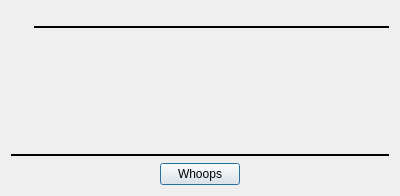
<?xml version="1.0" encoding="UTF-8"?>
<ui version="4.0">
 <class>PErrorDialog</class>
 <widget class="QDialog" name="PErrorDialog">
  <property name="geometry">
   <rect>
    <x>0</x>
    <y>0</y>
    <width>400</width>
    <height>196</height>
   </rect>
  </property>
  <property name="windowTitle">
   <string>Dialog</string>
  </property>
  <layout class="QVBoxLayout" name="verticalLayout_2">
   <item>
    <layout class="QHBoxLayout" name="horizontalLayout">
     <item>
      <widget class="QLabel" name="label">
       <property name="sizePolicy">
        <sizepolicy hsizetype="Fixed" vsizetype="Fixed">
         <horstretch>0</horstretch>
         <verstretch>0</verstretch>
        </sizepolicy>
       </property>
       <property name="font">
        <font>
         <pointsize>22</pointsize>
        </font>
       </property>
       <property name="text">
        <string>&lt;error type&gt;</string>
       </property>
      </widget>
     </item>
     <item>
      <widget class="Line" name="line">
       <property name="sizePolicy">
        <sizepolicy hsizetype="MinimumExpanding" vsizetype="Fixed">
         <horstretch>0</horstretch>
         <verstretch>0</verstretch>
        </sizepolicy>
       </property>
       <property name="frameShadow">
        <enum>QFrame::Plain</enum>
       </property>
       <property name="lineWidth">
        <number>2</number>
       </property>
       <property name="orientation">
        <enum>Qt::Horizontal</enum>
       </property>
      </widget>
     </item>
    </layout>
   </item>
   <item>
    <widget class="QLabel" name="descLabel">
     <property name="sizePolicy">
      <sizepolicy hsizetype="MinimumExpanding" vsizetype="MinimumExpanding">
       <horstretch>0</horstretch>
       <verstretch>0</verstretch>
      </sizepolicy>
     </property>
     <property name="text">
      <string>&lt;desc&gt;</string>
     </property>
     <property name="wordWrap">
      <bool>true</bool>
     </property>
    </widget>
   </item>
   <item>
    <layout class="QVBoxLayout" name="verticalLayout">
     <item>
      <widget class="Line" name="line_2">
       <property name="sizePolicy">
        <sizepolicy hsizetype="MinimumExpanding" vsizetype="Fixed">
         <horstretch>0</horstretch>
         <verstretch>0</verstretch>
        </sizepolicy>
       </property>
       <property name="frameShadow">
        <enum>QFrame::Plain</enum>
       </property>
       <property name="lineWidth">
        <number>2</number>
       </property>
       <property name="orientation">
        <enum>Qt::Horizontal</enum>
       </property>
      </widget>
     </item>
     <item>
      <layout class="QHBoxLayout" name="horizontalLayout_2">
       <item>
        <spacer name="horizontalSpacer">
         <property name="orientation">
          <enum>Qt::Horizontal</enum>
         </property>
         <property name="sizeHint" stdset="0">
          <size>
           <width>40</width>
           <height>20</height>
          </size>
         </property>
        </spacer>
       </item>
       <item>
        <widget class="QPushButton" name="whoopsButton">
         <property name="text">
          <string>Whoops</string>
         </property>
        </widget>
       </item>
       <item>
        <spacer name="horizontalSpacer_2">
         <property name="orientation">
          <enum>Qt::Horizontal</enum>
         </property>
         <property name="sizeHint" stdset="0">
          <size>
           <width>40</width>
           <height>20</height>
          </size>
         </property>
        </spacer>
       </item>
      </layout>
     </item>
    </layout>
   </item>
  </layout>
 </widget>
 <resources/>
 <connections/>
</ui>
